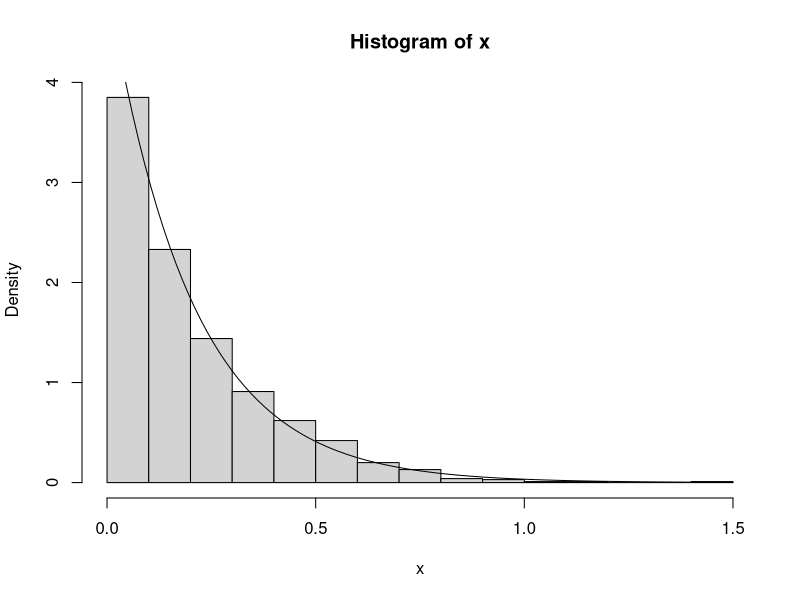
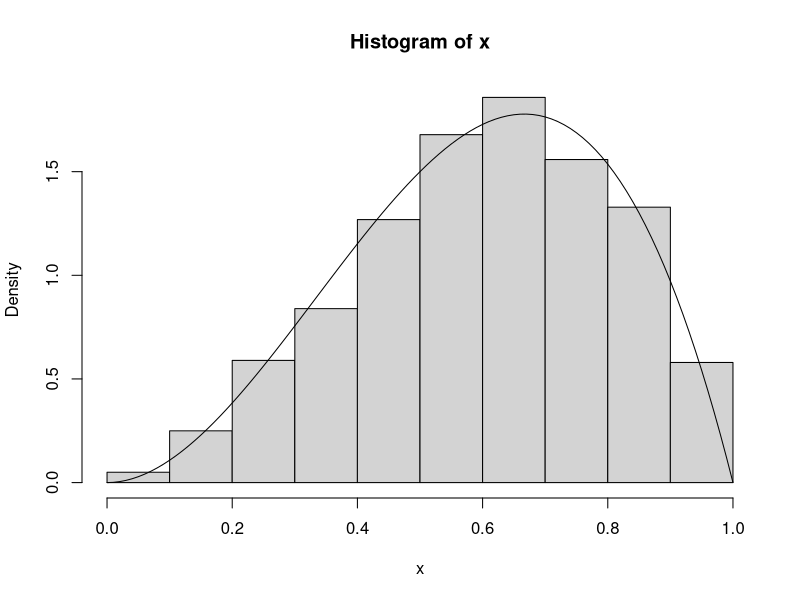
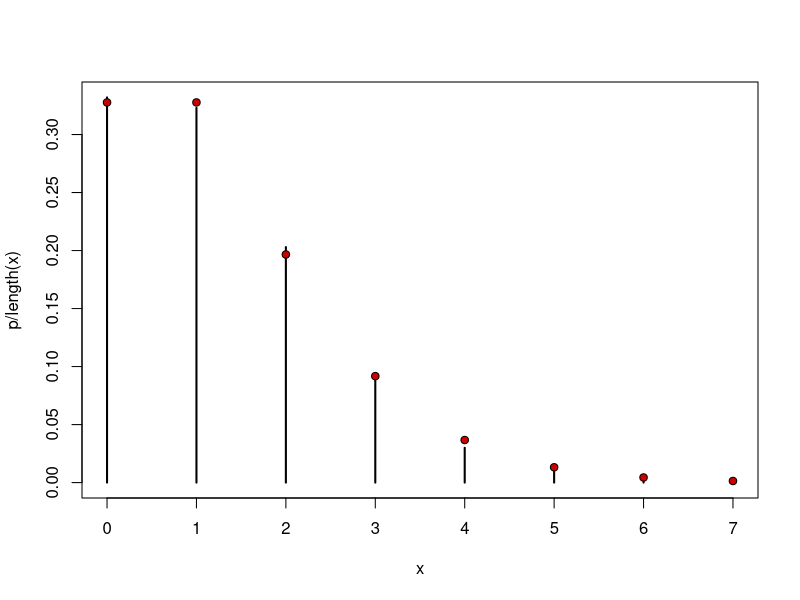
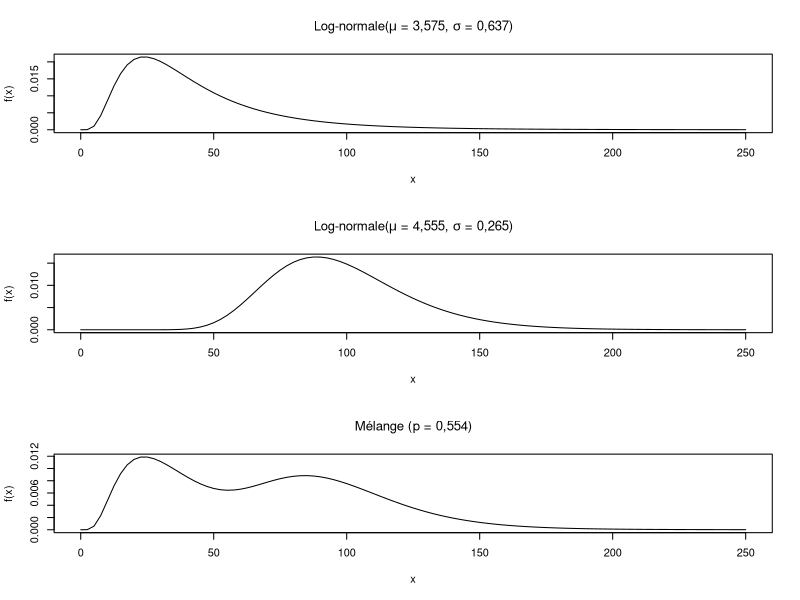
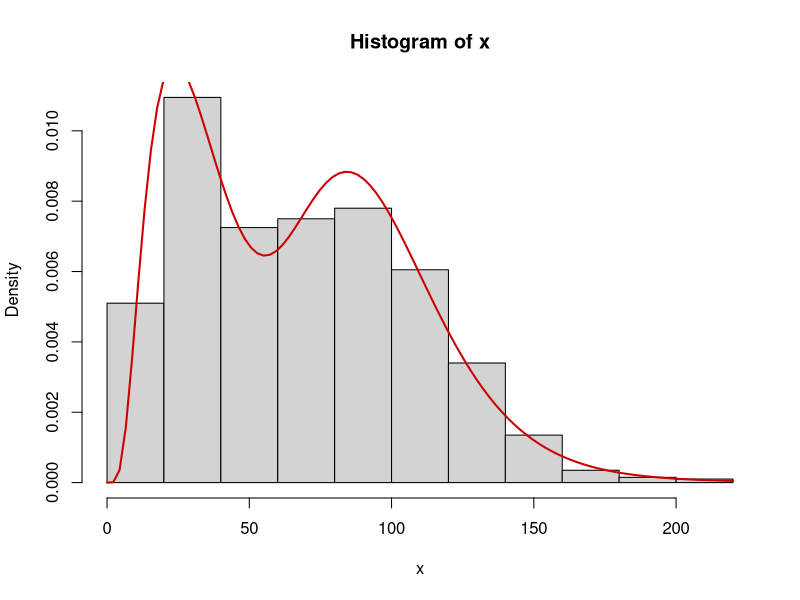
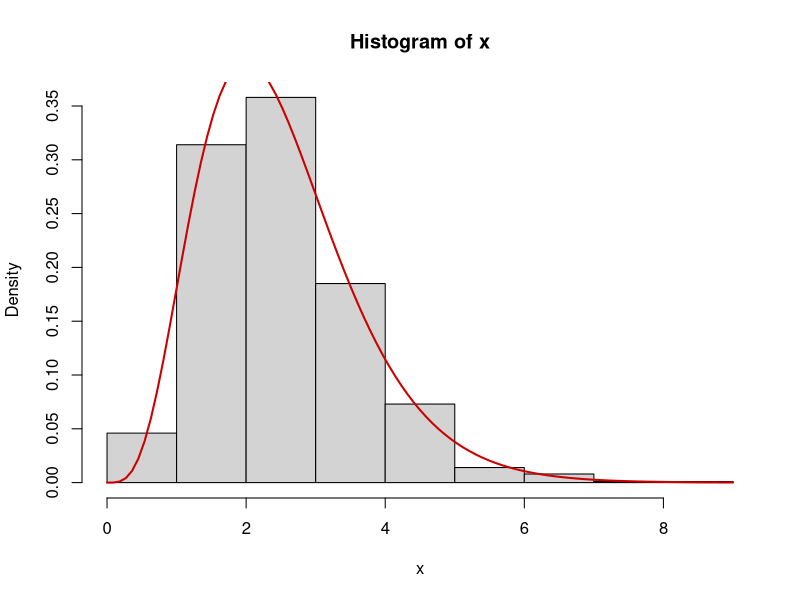

Generate these figures, in order, with R:
### Emacs: -*- coding: utf-8; fill-column: 62; comment-column: 27; -*-
##
## Copyright (C) 2018 Vincent Goulet
##
## Ce fichier fait partie du projet
## "Méthodes numériques en actuariat avec R"
## https://github.com/vigou3/methodes-numeriques-en-actuariat
##
## Cette création est mise à disposition selon le contrat
## Attribution-Partage dans les mêmes conditions 4.0
## International de Creative Commons.
## http://creativecommons.org/licenses/by-sa/4.0/

###
### EXEMPLE 2.1
###

## Simulation un échantillon aléatoire d'une distribution
## exponentielle par la méthode de l'inverse.
lambda <- 5
x <- -log(runif(1000))/lambda

## Pour faire une petite vérification, on va tracer
## l'histogramme de l'échantillon et y superposer la véritable
## densité d'une exponentielle de paramètre lambda. Les deux
## graphiques devraient concorder.

## Tracé de l'histogramme. Il faut spécifier l'option 'prob =
## TRUE' pour que l'axe des ordonnées soit gradué en
## probabilités plutôt qu'en nombre de données. Sinon, le
## graphique de la densité que l'on va ajouter dans un moment
## n'apparaîtra pas sur le graphique.
hist(x, prob = TRUE) # histogramme gradué en probabilités

## Pour ajouter la densité, on a la très utile fonction
## curve() pour tracer une fonction f(x) quelconque. Avec
## l'option 'add = TRUE', le graphique est ajouté au graphique
## existant.
curve(dexp(x, rate = lambda), add = TRUE)

###
### EXEMPLE 2.4
###

## On trouvera ci-dessous une mise en oeuvre de l'algorithme
## d'acceptation-rejet pour simuler des observations d'une
## distribution Bêta(3, 2). La procédure est intrinsèquement
## itérative, alors nous devons utiliser une boucle. Il y a
## diverses manières de faire, j'ai ici utilisé une boucle
## 'repeat'; une autre mise en oeuvre est présentée dans les
## exercices.
##
## On remarque que le vecteur contenant les résultats est
## initialisé au début de la fonction pour éviter l'écueil de
## la «boîte à biscuits» expliqué à la section 4.5 du document
## de référence de la partie I.
rbeta.ar <- function(n)
{
    x <- numeric(n)        # initialisation du contenant
    g <- function(x)       # fonction enveloppante
        ifelse(x < 0.8, 2.5 * x, 10 - 10 * x)
    Ginv <- function(x)    # l'inverse de son intégrale
        ifelse(x < 0.8, sqrt(0.8 * x), 1 - sqrt(0.2 - 0.2 * x))

    i <- 0                 # initialisation du compteur
    repeat
    {
        y <- Ginv(runif(1))
        if (1.2 * g(y) * runif(1) <= dbeta(y, 3, 2))
            x[i <- i + 1] <- y # assignation et incrément
        if (i > n)
            break          # sortir de la boucle repeat
    }
    x                      # retourner x
}

## Vérification empirique pour voir si ça marche.
x <- rbeta.ar(1000)
hist(x, prob = TRUE)
curve(dbeta(x, 3, 2), add = TRUE)

###
### FONCTIONS DE SIMULATION DANS R
###

## La fonction de base pour simuler des nombres uniformes est
## 'runif'.
runif(10)                  # sur (0, 1) par défaut
runif(10, 2, 5)            # sur un autre intervalle
2 + 3 * runif(10)          # équivalent, moins lisible

## R est livré avec plusieurs générateurs de nombres
## aléatoires. On peut en changer avec la fonction 'RNGkind'.
RNGkind("Wichmann-Hill")   # générateur de Excel
runif(10)                  # rien de particulier à voir
RNGkind("default")         # retour au générateur par défaut

## La fonction 'set.seed' est très utile pour spécifier
## l'amorce d'un générateur. Si deux simulations sont
## effectuées avec la même amorce, on obtiendra exactement les
## mêmes nombres aléatoires et, donc, les mêmes résultats.
## Très utile pour répéter une simulation à l'identique.
set.seed(1)                # valeur sans importance
runif(5)                   # 5 nombres aléatoires
runif(5)                   # 5 autres nombres
set.seed(1)                # réinitialisation de l'amorce
runif(5)                   # les mêmes 5 nombres que ci-dessus

## Plutôt que de devoir utiliser la méthode de l'inverse ou un
## autre algorithme de simulation pour obtenir des nombres
## aléatoires d'une loi de probabilité non uniforme, R fournit
## des fonctions de simulation pour bon nombre de lois. Toutes
## ces fonctions sont vectorielles. Ci-dessous, P == Poisson
## et G == Gamma pour économiser sur la notation.
n <- 10                    # taille des échantillons
rbinom(n, 5, 0.3)          # Binomiale(5, 0,3)
rbinom(n, 1, 0.3)          # Bernoulli(0,3)
rnorm(n)                   # Normale(0, 1)
rnorm(n, 2, 5)             # Normale(2, 25)
rpois(n, c(2, 5))          # P(2), P(5), P(2), ..., P(5)
rgamma(n, 3, 2:11)         # G(3, 2), G(3, 3), ..., G(3, 11)
rgamma(n, 11:2, 2:11)      # G(11, 2), G(10, 3), ..., G(2, 11)

## La fonction 'sample' sert pour simuler d'une distribution
## discrète quelconque. Le premier argument est le support de
## la distribution et le second, la taille de l'échantillon
## désirée. Par défaut, l'échantillonnage se fait avec remise
## et avec des probabilités égales sur tout le support.
sample(1:49, 7)            # numéros pour le 7/49
sample(1:10, 10)           # mélange des nombres de 1 à 10

## On peut échantillonner avec remise.
sample(1:10, 10, replace = TRUE)

## On peut aussi spécifier une distribution de probabilités
## non uniforme.
x <- sample(c(0, 2, 5), 1000, replace = TRUE,
            prob = c(0.2, 0.5, 0.3))
table(x)                   # tableau de fréquences

###
### AUTRES TECHNIQUES DE SIMULATION
###

## MÉLANGES CONTINUS

## Un mélange continu de deux variables aléatoires est créé
## lorsque l'on suppose qu'un paramètre d'une distribution f
## est une réalisation d'une autre variable aléatoire avec
## densité u, comme ceci:
##
## X|Theta = theta ~ f(x|theta)
##           Theta ~ u(theta)
##
## Ce genre de modèle est fréquent en analyse bayesienne et
## souvent utilisé en actuariat. Certaines lois de probabilité
## sont aussi uniquement définies en tant que mélanges.
##
## L'intérêt, ici, est d'obtenir des observations de la
## variable aléatoire non conditionnelle X. L'algorithme de
## simulation est simple:
##
## 1. Simuler un nombre theta de la distribution de Theta.
## 2. Simuler une valeur x de la distribution de
##    X|Theta = theta.
##
## Ce qu'il importe de remarquer dans l'algorithme ci-dessus,
## c'est que le paramètre de mélange (theta) change pour
## chaque observation simulée. Autrement il n'y a juste pas de
## mélange, on obtient simplement un échantillon de la
## distribution f(x|theta).
##
## Les mélanges continus sont simples à faire en R puisque les
## fonctions de simulation sont vectorielles. Par exemple,
## simulons 1000 observations du mélange
##
## X|Theta = theta ~ Poisson(theta)
##           Theta ~ Gamma(5, 4)
theta <- rgamma(1000, 5, 4) # 1000 paramètres de mélange...
x <- rpois(1000, theta)     # ... pour 1000 Poisson différentes

## On peut écrire le tout en une seule expression.
x <- rpois(1000, rgamma(1000, 5, 4))

## On peut démontrer que la distribution non conditionnelle de
## X est une binomiale négative de paramètres 5 et 4/(4 + 1) =
## 0,8. Faisons une vérification empirique. On calcule d'abord
## le tableau de fréquences des observations de l'échantillon
## avec la fonction 'table'. Il existe une méthode de 'plot'
## pour les tableaux de fréquences.
(p <- table(x))            # tableau de fréquences
plot(p/length(x))          # graphique

## On ajoute au graphique les masses de probabilités théoriques.
(xu <- unique(x))          # valeurs distinctes de x
points(xu, dnbinom(xu, 5, 0.8), pch = 21, bg = "red3")

## MÉLANGES DISCRETS

## Le mélange discret est un cas limite du mélange continu
## lorsque la distribution de Theta est une Bernoulli de
## paramètre p, c'est-à-dire que Pr[Theta = 1] = p. Le
## résultat du mélange est une distribution avec densité de la
## forme
##
## f(x) = p f1(x) + (1 - p) f2(x),
##
## où f1 et f2 sont deux densités quelconques. Les mélanges
## discrets sont très souvent utilisés pour créer de nouvelles
## distributions aux caractéristiques particulières que l'on
## ne retrouve pas chez les distributions d'usage courant.
##
## Par exemple, le mélange suivant de deux distributions
## log-normales résulte en une fonction de densité de
## probabilité bimodale, mais ayant néanmoins une queue
## similaire à celle d'une log-normale. Graphiquement:
op <- par(mfrow = c(3, 1)) # trois graphiques superposés
curve(dlnorm(x, 3.575, 0.637),
      xlim = c(0, 250),  ylab = "f(x)",
      main = expression(paste("Log-normale(",
          mu, " = 3,575, ", sigma, " = 0,637)")))
curve(dlnorm(x, 4.555, 0.265),
      xlim = c(0, 250), ylab = "f(x)",
      main = expression(paste("Log-normale(",
          mu, " = 4,555, ", sigma, " = 0,265)")))
curve(0.554 * dlnorm(x, 3.575, 0.637) +
      0.446 * dlnorm(x, 4.555, 0.265),
      xlim = c(0, 250),  ylab = "f(x)",
      main = expression(paste("Mélange (p = 0,554)")))
par(op)                    # revenir aux paramètres par défaut

## L'algorithme de simulation d'un mélange discret est
##
## 1. Simuler un nombre u uniforme sur (0, 1).
## 2. Si u <= p, simuler un nombre de f1(x), sinon simuler de
##    f2(x).
##
## La clé pour simuler facilement d'un mélange discret en R:
## réaliser que l'ordre des observations est sans importance
## et, donc, que l'on peut simuler toutes les observations de
## la première loi, puis toutes celles de la seconde loi. La
## seule chose dont il reste à tenir compte: le nombre
## d'observations qui provient de chaque loi; pour chaque
## observation, la probabilité qu'elle provienne de la
## première loi est p.
##
## Ici, on veut simuler des observations d'un mélange discret
## de deux lois log-normales, l'une de paramètres 3,575 et
## 0,637, l'autre de paramètres 4,555 et 0,265. Le paramètre
## de mélange est p = 0,554.
n <- 1000                  # taille de l'échantillon
n1 <- rbinom(1, n, 0.554)  # quantité provenant de la loi 1
x <- c(rlnorm(n1, 3.575, 0.637),     # observations de loi 1
       rlnorm(n - n1, 4.555, 0.265)) # observations de loi 2
hist(x, prob = TRUE)                 # histogramme
curve(0.554 * dlnorm(x, 3.575, 0.637) +
      0.446 * dlnorm(x, 4.555, 0.265),
      add = TRUE, lwd = 2, col = "red3") # densité théorique

## CONVOLUTIONS

## Une convolution est la somme de deux variables aléatoires
## indépendantes. De manière générale, une convolution est
## très compliquée à évaluer, même numériquement. Certaines
## convolutions sont toutefois bien connues:
##
## 1. une somme de Bernoulli est une binomiale;
## 2. une somme de géométriques est une binomiale négative;
## 3. une somme d'exponentielles est une gamma;
## 4. une somme de Poisson est une Poisson;
## 5. une somme de normales est une normale, etc.
##
## On peut utiliser ces résultats pour simuler des
## observations de certaines lois.
##
## Par exemple, pour simuler une observation d'une
## distribution Gamma(alpha, lambda), on peut sommer alpha
## observations d'une Exponentielle(lambda). Ces dernières
## sont obtenues par la méthode de l'inverse.
alpha <- 5
lambda <- 2
- sum(log(runif(alpha)))/lambda # une observation de la gamma

## Pour simuler un échantillon de taille n de la gamma, il
## faut simuler n * alpha observations de l'exponentielle. Il
## existe des algorithmes plus efficaces pour simuler d'une
## loi gamma.
n <- 1000                  # taille de l'échantillon
x <- - rowSums(matrix(log(runif(n * alpha)),
                      nrow = n))/lambda
hist(x, prob = TRUE)       # histogramme
curve(dgamma(x, alpha, lambda),
      add = TRUE, lwd = 2, col = "red3") # densité théorique

## La simulation peut aussi servir à estimer des
## caractéristiques de la distribution d'une convolution
## difficiles à calculer explicitement. Par exemple, supposons
## que l'on a
##
## X ~ Gamma(3, 4)
## Y ~ Gamma(5, 2)
##
## et que l'on souhaite calculer le 95e centile de X + Y. Il
## n'y a pas de solution explicite pour la distribution de X +
## Y puisque les deux lois gamma n'ont pas le même paramètre
## d'échelle (lambda). Procédons donc par simulation pour
## obtenir une approximation du résultat.
x <- rgamma(10000, 3, 4)   # échantillon de la première loi
y <- rgamma(10000, 5, 2)   # échantillon de la deuxième loi
quantile(x + y, 0.95)      # 95e centile de la convolution

## Il est laissé en exercice de faire le même calcul avec Excel.
